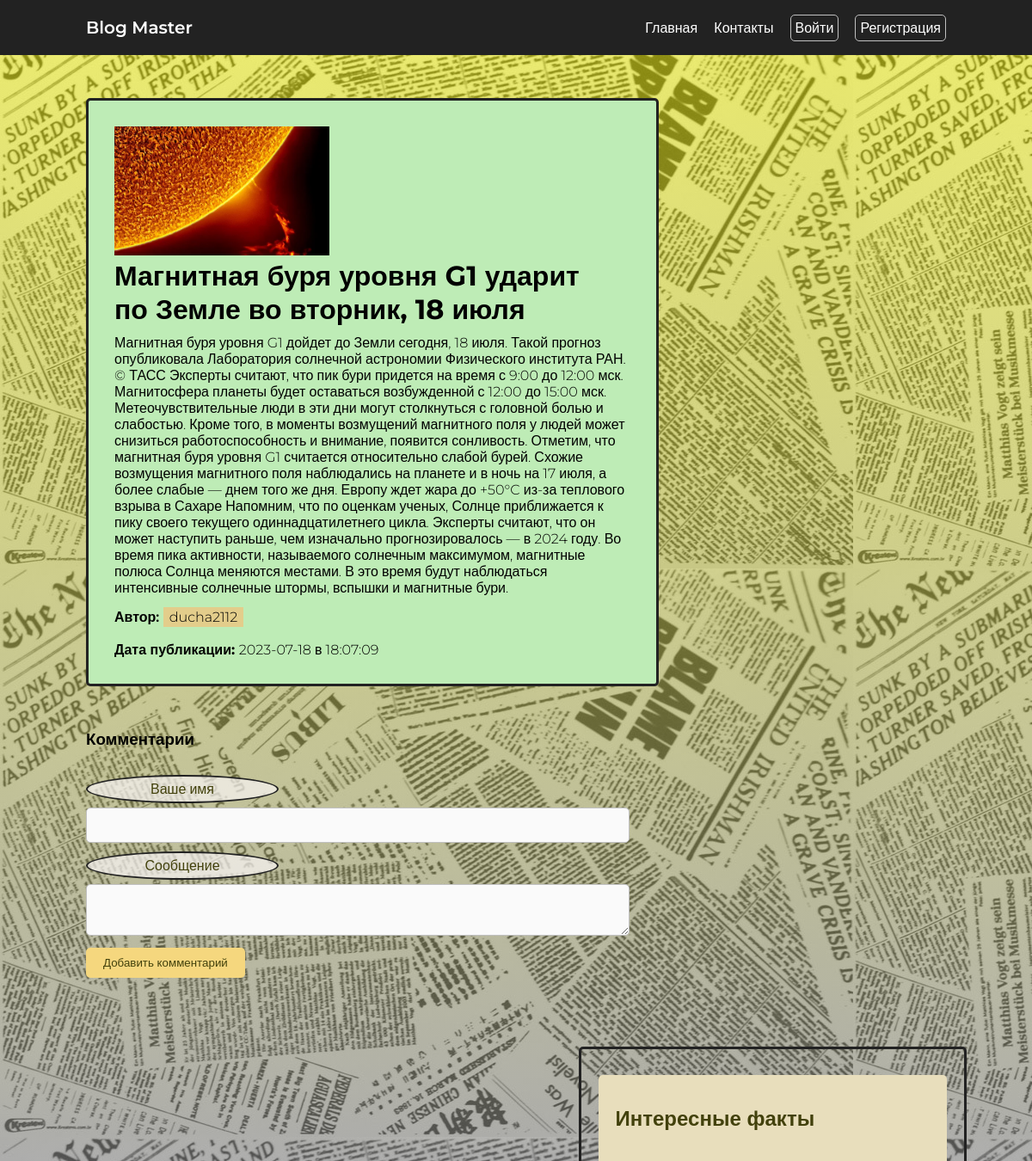
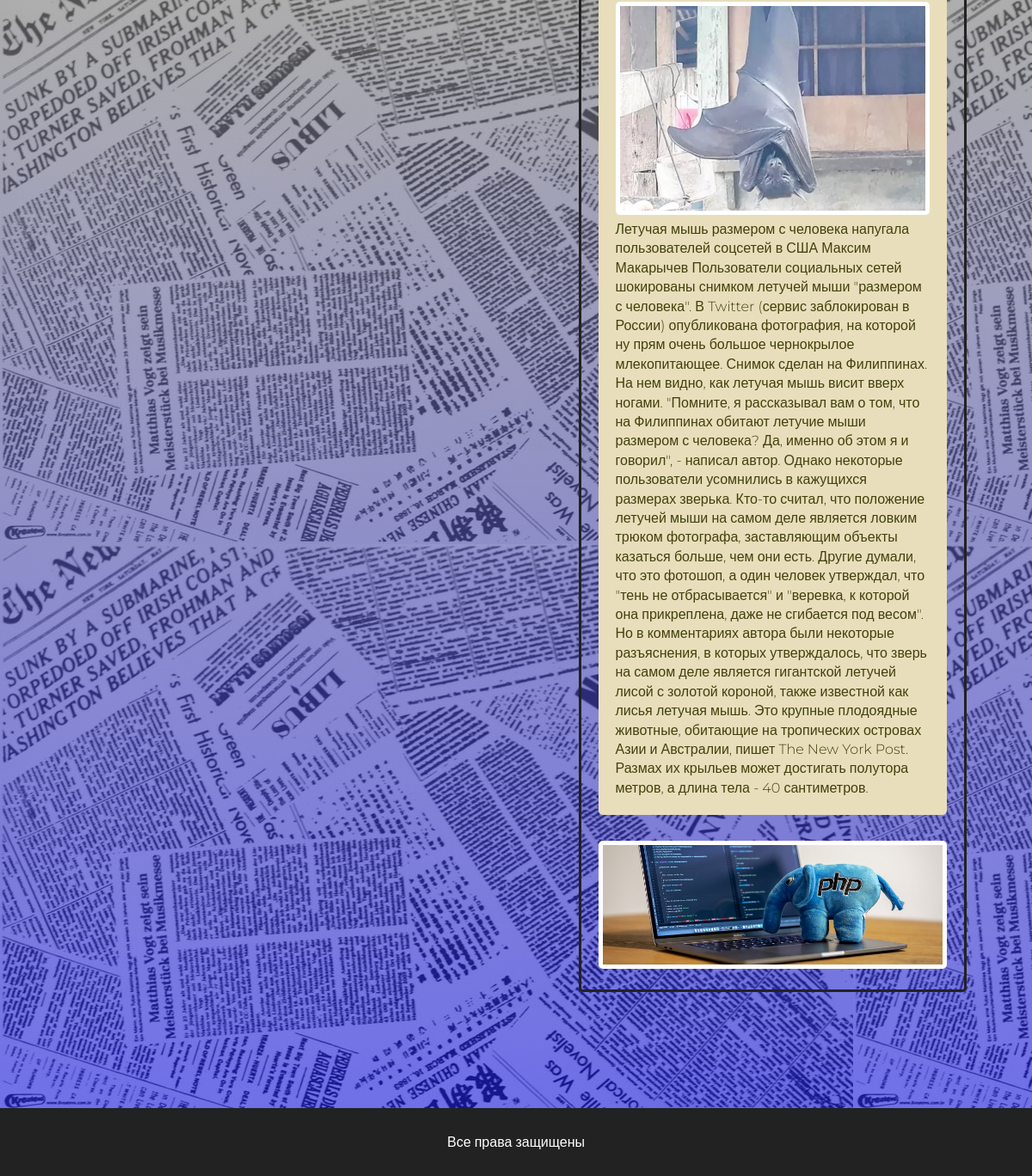
Screenshot of /post.php?id=7 with the database file from the repository (2 pictures, top to bottom).
### tables this page shows
CREATE TABLE `articles` (
  `id` int(11) UNSIGNED NOT NULL,
  `title` varchar(100) NOT NULL,
  `anons` varchar(250) NOT NULL,
  `full_text` text NOT NULL,
  `date` varchar(50) NOT NULL,
  `author` varchar(30) NOT NULL,
  `name_image` varchar(100) NOT NULL
);

### post.php (the view, shortened to what this page needs)
<!DOCTYPE html>
<html lang="ru">
<head>
    <?php
    $id = $_GET['id'];
     require_once 'lib/mysql.php';
    $sql =  'SELECT * FROM articles WHERE `id`=?';
    $query = $pdo->prepare($sql);
    $query->execute([$id]);
     $article = $query->fetch(PDO::FETCH_OBJ);
    $date  = date("Y-m-d ", $article->date).'в '.date("H:i:s", $article->date);
    include 'blocks/head.php';?>
</head>
<body>
    <?php
   include 'blocks/header.php';
   ?>
    <main>
        <?php
            echo <<< _HTML_
            <div class = 'post'>
                <img src="/uploads/$article->name_image" alt="$article->name_image">
                <h1>$article->title</h1>
                <p>$article->full_text</p>
                <p class = 'author'>Автор: <span>$article->author</span></p><br>
                <p><b>Дата публикации: </b> $date</p>
            </div>
            _HTML_;
        ?>
        <h3>Комментарии</h3>
        <form>
            <label for="username">Ваше имя</label>
            <?php if(isset($_COOKIE['log'])): ?>
            <input type="text" name="username" id='username' value="<?=$_COOKIE['log']?>">
            <?php else: ?>
            <input type="text" name="username" id='username'>
            <?php endif; ?>
            <label for="mess">Сообщение</label>
            <textarea name="mess" id='mess'></textarea>
            <button type="button" id="mess_send">Добавить комментарий</button>
        </form>
    </main>
    <?php
   include 'blocks/aside.php';
   ?>
    <?php
   include 'blocks/footer.php';
?>
</body>
</html>

### css/main.css (style rules this page uses)
* { margin: 0; padding: 0; }
body { font-family: "Montserrat", sans-serif; background: #eee; font-weight: 300; background-image: linear-gradient(to bottom, rgba(255, 255, 0, 0.5), rgba(0, 0, 255, 0.5)),url('/img/newspapers.jpg'); }
main { float: left; margin-top: 50px; margin-left: 100px; width: 50%; }
form { margin: 30px 0; }
form label { display: block; margin-bottom: 5px; width: 200px; border-radius: 50%; text-align: center; border: 2px solid #222; padding: 5px 10px; background: rgba(250,246,246,0.7); color: #42410c; }
form button, aside form button#mess_send { border: 0; display: block; cursor: pointer; border-radius: 5px; padding: 10px 20px; background: #f5d77e; color: #42410c; transition: transform 0.5s ease; }
form input, form textarea { width: 100%; resize: vertical; border: 1px solid silver; border-radius: 5px; padding: 10px 15px; font-size: 15px; margin-bottom: 10px; background: #fafafa; font-family: "Montserrat", sans-serif; }
.post { width: 100%; border: 3px solid #222; border-radius: 5px; background: #beecb6; padding: 30px; margin-bottom: 50px; }
.post img { width: 250px; }
.post h1 { margin-bottom: 10px; }
.post .author { margin-top: 15px; font-weight: 600; }
.post .author span { background: #e3cd8b; padding: 2px 7px; font-weight: 300; }

### rows the page displays
articles: name_image (picture), title "Магнитная буря уровня G1 ударит по Земле во вторник, 18 июля", full_text "Магнитная буря уровня G1 дойдет до Земли сегодня, 18 июля. Такой прогноз опубликовала Лаборатория солнечной астрономии Физического института РАН. © ТАСС Эксперты считают, что пик бури придется на время с 9:00 до 12:00 мск. Магнитосфера планеты будет оставаться возбужденной с 12:00 до 15:00 мск. Метеочувствительные люди в эти дни могут столкнуться с головной болью и слабостью. Кроме того, в моменты возмущений магнитного поля у людей может снизиться работоспособность и внимание, появится сонливость. Отметим, что магнитная буря уровня G1 считается относительно слабой бурей. Схожие возмущения магнитного поля наблюдались на планете и в ночь на 17 июля, а более слабые — днем того же дня. Европу…", author "ducha2112", date "2023-07-18 в 18:07:09"
